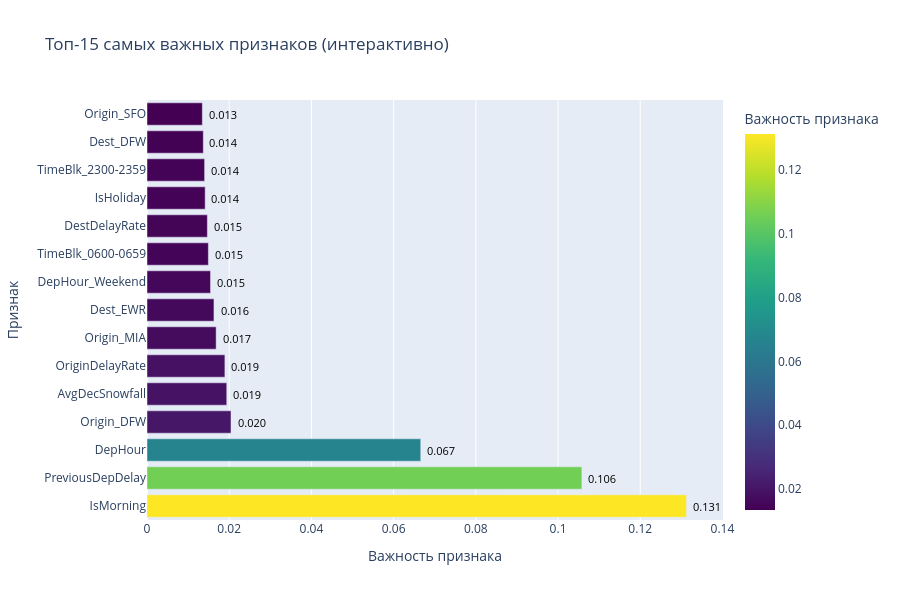

The code cell stored with this chart in its notebook:
### Markdown cell above
**Признак цепных задержек: PreviousDepDelay**
- Добавлена задержка предыдущего рейса того же самолёта (shift по Tail_Number + времени).  
- 94.48% рейсов имеют предыдущий рейс — отличное покрытие.  
- Признак ловит цепные задержки (LateAircraftDelay) — одна из главных причин в декабре 2024.  
- Ожидаемый эффект: заметный рост качества модели, особенно recall для задержанных рейсов.

### Code cell
import numpy as np
from sklearn.model_selection import TimeSeriesSplit
from sklearn.metrics import roc_auc_score
from xgboost import XGBClassifier
import joblib

print("=== ML v3: Final Fixed Version ===")

# 1. One-hot для топ-20 аэропортов (самый безопасный способ — get_dummies на весь столбец)
origin_dummies = pd.get_dummies(flight_data['Origin'], prefix='Origin', drop_first=True)
dest_dummies = pd.get_dummies(flight_data['Dest'], prefix='Dest', drop_first=True)

# Ограничиваем только топ-20 (если нужно)
top_origins = flight_data['Origin'].value_counts().head(20).index
top_dests = flight_data['Dest'].value_counts().head(20).index

origin_dummies = origin_dummies[[col for col in origin_dummies.columns if col.split('_')[1] in top_origins]]
dest_dummies = dest_dummies[[col for col in dest_dummies.columns if col.split('_')[1] in top_dests]]

flight_data = pd.concat([flight_data, origin_dummies, dest_dummies], axis=1)

# 2. DepTimeBlk dummies
flight_data['DepTimeBlk'] = flight_data['DepTimeBlk'].fillna('Unknown').astype(str)
time_blk_dummies = pd.get_dummies(flight_data['DepTimeBlk'], prefix='TimeBlk', drop_first=True)
flight_data = pd.concat([flight_data, time_blk_dummies], axis=1)

# 3. Interaction
flight_data['DepHour_Weekend'] = flight_data['DepHour'] * flight_data['IsWeekend']

# 4. Финальные фичи — только существующие числовые
features = [
    'DepHour', 'IsMorning', 'IsWeekend', 'IsHoliday', 'Distance', 'AvgDecSnowfall',
    'OriginDelayRate', 'DestDelayRate', 'DepHour_Weekend', 'PreviousDepDelay'
] + [col for col in flight_data.columns if col.startswith('Origin_') or col.startswith('Dest_') or col.startswith('TimeBlk_')]

# Берём только те фичи, которые реально существуют
features = [f for f in features if f in flight_data.columns]

X = flight_data[features].copy()
X = X.astype(float).fillna(0)  # Принудительно float + NaN → 0

y = flight_data['DepDel15']

print("Features prepared:", X.shape)
print("Any NaN left:", X.isnull().sum().sum())
print("Any non-numeric columns:", X.select_dtypes(exclude=['float64', 'int64']).columns.tolist())

# 5. XGBoost
pos_weight = (y == 0).sum() / (y == 1).sum()

xgb = XGBClassifier(
    n_estimators=500,
    learning_rate=0.03,
    max_depth=8,
    scale_pos_weight=pos_weight,
    subsample=0.8,
    colsample_bytree=0.8,
    random_state=42,
    n_jobs=-1,
    eval_metric='auc',
    enable_categorical=False
)

# TimeSeries CV
tscv = TimeSeriesSplit(n_splits=5)
roc_aucs = []

print("Cross-validation (5 folds):")
for fold, (train_idx, test_idx) in enumerate(tscv.split(X)):
    X_tr, X_te = X.iloc[train_idx], X.iloc[test_idx]
    y_tr, y_te = y.iloc[train_idx], y.iloc[test_idx]
    
    xgb.fit(X_tr, y_tr)
    y_proba = xgb.predict_proba(X_te)[:, 1]
    auc = roc_auc_score(y_te, y_proba)
    roc_aucs.append(auc)
    print(f"Fold {fold+1}: ROC-AUC = {auc:.4f}")

print(f"\nAverage ROC-AUC: {np.mean(roc_aucs):.4f}")

# Финальное обучение
xgb.fit(X, y)

# Важность фич
importance = pd.Series(xgb.feature_importances_, index=features).sort_values(ascending=False)
print("\nTop 15 Feature Importance:")
print(importance.head(15))

# Берём топ-15
top_features = importance.head(15)

import plotly.express as px

importance = pd.Series(xgb.feature_importances_, index=features).sort_values(ascending=False)

top15 = importance.head(15).reset_index()
top15.columns = ['Feature', 'Importance']

fig = px.bar(
    top15,
    x='Importance',
    y='Feature',
    orientation='h',
    title='Топ-15 самых важных признаков (интерактивно)',
    labels={'Importance': 'Важность признака', 'Feature': 'Признак'},
    color='Importance',
    color_continuous_scale='Viridis'
)

fig.update_layout(
    xaxis_title='Важность признака',
    yaxis_title='Признак',
    showlegend=False,
    height=600
)

# Добавляем значения справа от столбцов
for i, row in top15.iterrows():
    fig.add_annotation(
        x=row['Importance'] + 0.005,
        y=row['Feature'],
        text=f'{row["Importance"]:.3f}',
        showarrow=False,
        font=dict(size=11, color='black')
    )

fig.show()

# Сохраняем
joblib.dump(xgb, 'flight_delay_model_v3_final.pkl')
print("\nModel saved as 'flight_delay_model_v3_final.pkl'")

### Figure 1 — Plotly figure (JSON) as saved in the notebook; plotly's stock layout.template omitted (floating-point values rounded to 4 significant figures)
{"data": [{"hovertemplate": "Важность признака=%{marker.color}<br>Признак=%{y}<extra></extra>", "legendgroup": "", "marker": {"color": [0.1312, 0.1058, 0.0666, 0.02044, 0.0194, 0.01895, 0.01682, 0.01629, 0.01546, 0.01493, 0.01469, 0.01415, 0.01402, 0.0137, 0.01347], "coloraxis": "coloraxis", "pattern": {"shape": ""}}, "name": "", "orientation": "h", "showlegend": false, "textposition": "auto", "type": "bar", "x": [0.1312, 0.1058, 0.0666, 0.02044, 0.0194, 0.01895, 0.01682, 0.01629, 0.01546, 0.01493, 0.01469, 0.01415, 0.01402, 0.0137, 0.01347], "xaxis": "x", "y": ["IsMorning", "PreviousDepDelay", "DepHour", "Origin_DFW", "AvgDecSnowfall", "OriginDelayRate", "Origin_MIA", "Dest_EWR", "DepHour_Weekend", "TimeBlk_0600-0659", "DestDelayRate", "IsHoliday", "TimeBlk_2300-2359", "Dest_DFW", "Origin_SFO"], "yaxis": "y"}], "layout": {"annotations": [{"font": {"color": "black", "size": 11}, "showarrow": false, "text": "0.131", "x": 0.1362, "y": "IsMorning"}, {"font": {"color": "black", "size": 11}, "showarrow": false, "text": "0.106", "x": 0.1108, "y": "PreviousDepDelay"}, {"font": {"color": "black", "size": 11}, "showarrow": false, "text": "0.067", "x": 0.0716, "y": "DepHour"}, {"font": {"color": "black", "size": 11}, "showarrow": false, "text": "0.020", "x": 0.02544, "y": "Origin_DFW"}, {"font": {"color": "black", "size": 11}, "showarrow": false, "text": "0.019", "x": 0.0244, "y": "AvgDecSnowfall"}, {"font": {"color": "black", "size": 11}, "showarrow": false, "text": "0.019", "x": 0.02395, "y": "OriginDelayRate"}, {"font": {"color": "black", "size": 11}, "showarrow": false, "text": "0.017", "x": 0.02182, "y": "Origin_MIA"}, {"font": {"color": "black", "size": 11}, "showarrow": false, "text": "0.016", "x": 0.02129, "y": "Dest_EWR"}, {"font": {"color": "black", "size": 11}, "showarrow": false, "text": "0.015", "x": 0.02046, "y": "DepHour_Weekend"}, {"font": {"color": "black", "size": 11}, "showarrow": false, "text": "0.015", "x": 0.01993, "y": "TimeBlk_0600-0659"}, {"font": {"color": "black", "size": 11}, "showarrow": false, "text": "0.015", "x": 0.01969, "y": "DestDelayRate"}, {"font": {"color": "black", "size": 11}, "showarrow": false, "text": "0.014", "x": 0.01915, "y": "IsHoliday"}, {"font": {"color": "black", "size": 11}, "showarrow": false, "text": "0.014", "x": 0.01902, "y": "TimeBlk_2300-2359"}, {"font": {"color": "black", "size": 11}, "showarrow": false, "text": "0.014", "x": 0.0187, "y": "Dest_DFW"}, {"font": {"color": "black", "size": 11}, "showarrow": false, "text": "0.013", "x": 0.01847, "y": "Origin_SFO"}], "barmode": "relative", "coloraxis": {"colorbar": {"title": {"text": "Важность признака"}}, "colorscale": [[0, "#440154"], [0.1111, "#482878"], [0.2222, "#3e4989"], [0.3333, "#31688e"], [0.4444, "#26828e"], [0.5556, "#1f9e89"], [0.6667, "#35b779"], [0.7778, "#6ece58"], [0.8889, "#b5de2b"], [1, "#fde725"]]}, "height": 600, "legend": {"tracegroupgap": 0}, "showlegend": false, "title": {"text": "Топ-15 самых важных признаков (интерактивно)"}, "xaxis": {"anchor": "y", "domain": [0, 1], "title": {"text": "Важность признака"}}, "yaxis": {"anchor": "x", "domain": [0, 1], "title": {"text": "Признак"}}}}
